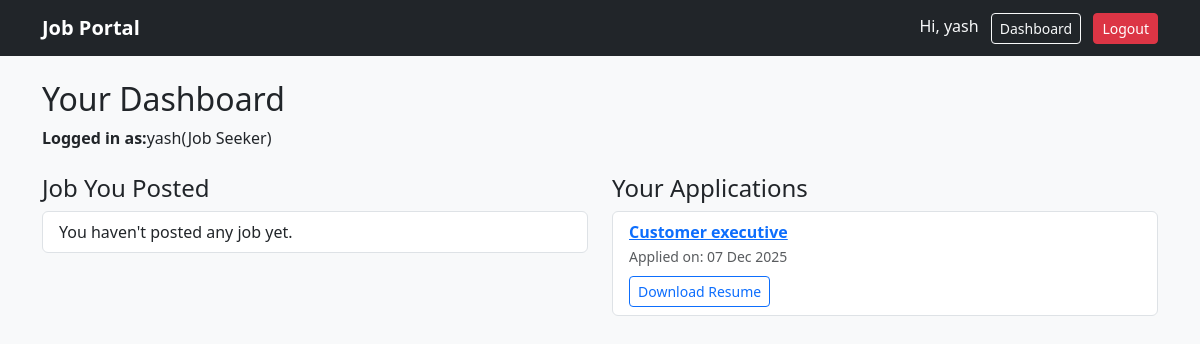
Page /dashboard (signed in) on the earlier database version.
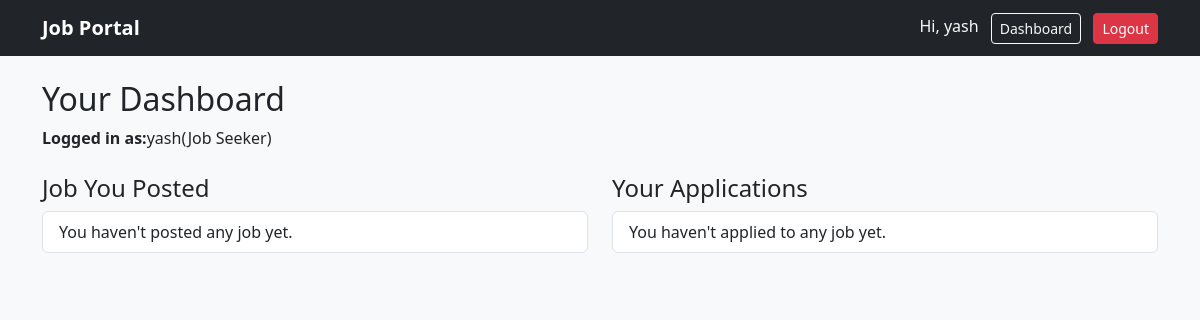
Same page on the later database version.
### app.py (models this page shows)
class Application(db.Model):
    id = db.Column(db.Integer, primary_key=True)
    applicant_id = db.Column(db.Integer, db.ForeignKey("user.id", ondelete="CASCADE"), nullable=False)
    job_id = db.Column(db.Integer, db.ForeignKey("job.id", ondelete="CASCADE"), nullable=False)
    cover_letter = db.Column(db.Text)
    resume_path = db.Column(db.String(300), nullable=True)
    created_at = db.Column(db.DateTime, default=datetime.utcnow)
    job = db.relationship("Job", backref=db.backref("applications", cascade="all, delete-orphan"))
    applicant = db.relationship("User", backref=db.backref("applications", cascade="all, delete-orphan"))

class Job(db.Model):
    id = db.Column(db.Integer, primary_key=True)
    job_title = db.Column(db.String(100), nullable=False)
    company = db.Column(db.String(100), nullable=False)
    salary = db.Column(db.String(50))
    description = db.Column(db.Text, nullable=False)
    location = db.Column(db.String(50))
    job_type = db.Column(db.String(50))
    created_at = db.Column(db.DateTime, default=datetime.utcnow)
    posted_by_id = db.Column(db.Integer, db.ForeignKey("user.id", ondelete="CASCADE"))
    posted_by = db.relationship("User", backref=db.backref("posted_jobs", cascade="all, delete-orphan"))

### app.py (the view)
@app.route("/dashboard")
@login_required
def dashboard():
    my_jobs = Job.query.filter_by(posted_by_id=current_user.id).order_by(Job.created_at.desc()).all()
    my_applications = Application.query.filter_by(applicant_id=current_user.id).order_by(Application.created_at.desc()).all()
    return render_template("dashboard.html", my_jobs = my_jobs, my_applications = my_applications)

### app.py (called while the page is built)
@login_manager.user_loader
def load_user(user_id):
    return User.query.get(int(user_id))

### templates/dashboard.html
{% extends "base.html" %}
{% block content %}
<h2>Your Dashboard</h2>
<p><strong>Logged in as:</strong>{{current_user.fullname}}({{"Admin" if current_user.is_admin else ("Employer" if current_user.is_employer else "Job Seeker")}})</p>
<div class="row mt-4">
    <div class="col-md-6">
        <h4>Job You Posted</h4>
        <ul class="list-group">
            {% if my_jobs %}
                {% for job in my_jobs %}
                    <li class="list-group-item d-flex justify-content-between">
                        <div><a href="{{url_for('job_detail', job_id=job.id)}}"><strong>{{job.job_title}}</strong></a><br><small class="text-muted">{{job.company}} • {{job.created_at.strftime("%d %b %Y")}}</small></div>
                        <div>
                            <a href="{{url_for('edit_job', job_id=job.id)}}" class="btn btn-sm btn-outline-secondary">Edit</a>
                            <form method="post" action="{{url_for('delete_job', job_id=job.id)}}" class="d-inline" onsubmit="return confirm('Delete job?');">
                                <button class="btn btn-sm btn-danger">Delete</button>
                            </form>
                        </div>
                    </li>
                {% endfor %}
            {% else %}
                <li class="list-group-item">You haven't posted any job yet.</li>
            {% endif %}
        </ul>
    </div>
    <div class="col-md-6">
        <h4>Your Applications</h4>
        <ul class="list-group">
            {% if my_applications %}
                {% for app in my_applications %}
                    <li class="list-group-item">
                        <a href="{{ url_for('job_detail', job_id=app.job.id) }}">
                            <strong>{{ app.job.job_title }}</strong>
                        </a><br>
                        <small class="text-muted">
                            Applied on: {{ app.created_at.strftime("%d %b %Y") }}
                        </small>
                        {% if app.resume_path %}
                            <div class="mt-2">
                                <a href="{{ url_for('uploaded_resume', filename=app.resume_path) }}" class="btn btn-sm btn-outline-primary">
                                    Download Resume
                                </a>
                            </div>
                        {% endif %}
                    </li>
                {% endfor %}
            {% else %}
                <li class="list-group-item">You haven't applied to any job yet.</li>
            {% endif %}
        </ul>
    </div>
</div>
{% endblock %}

Differences in the rows shown:
removed Application: job.job_title "Customer executive", created_at "07 Dec 2025"
Other differences:
text now shown: "You haven't applied to any job yet."
